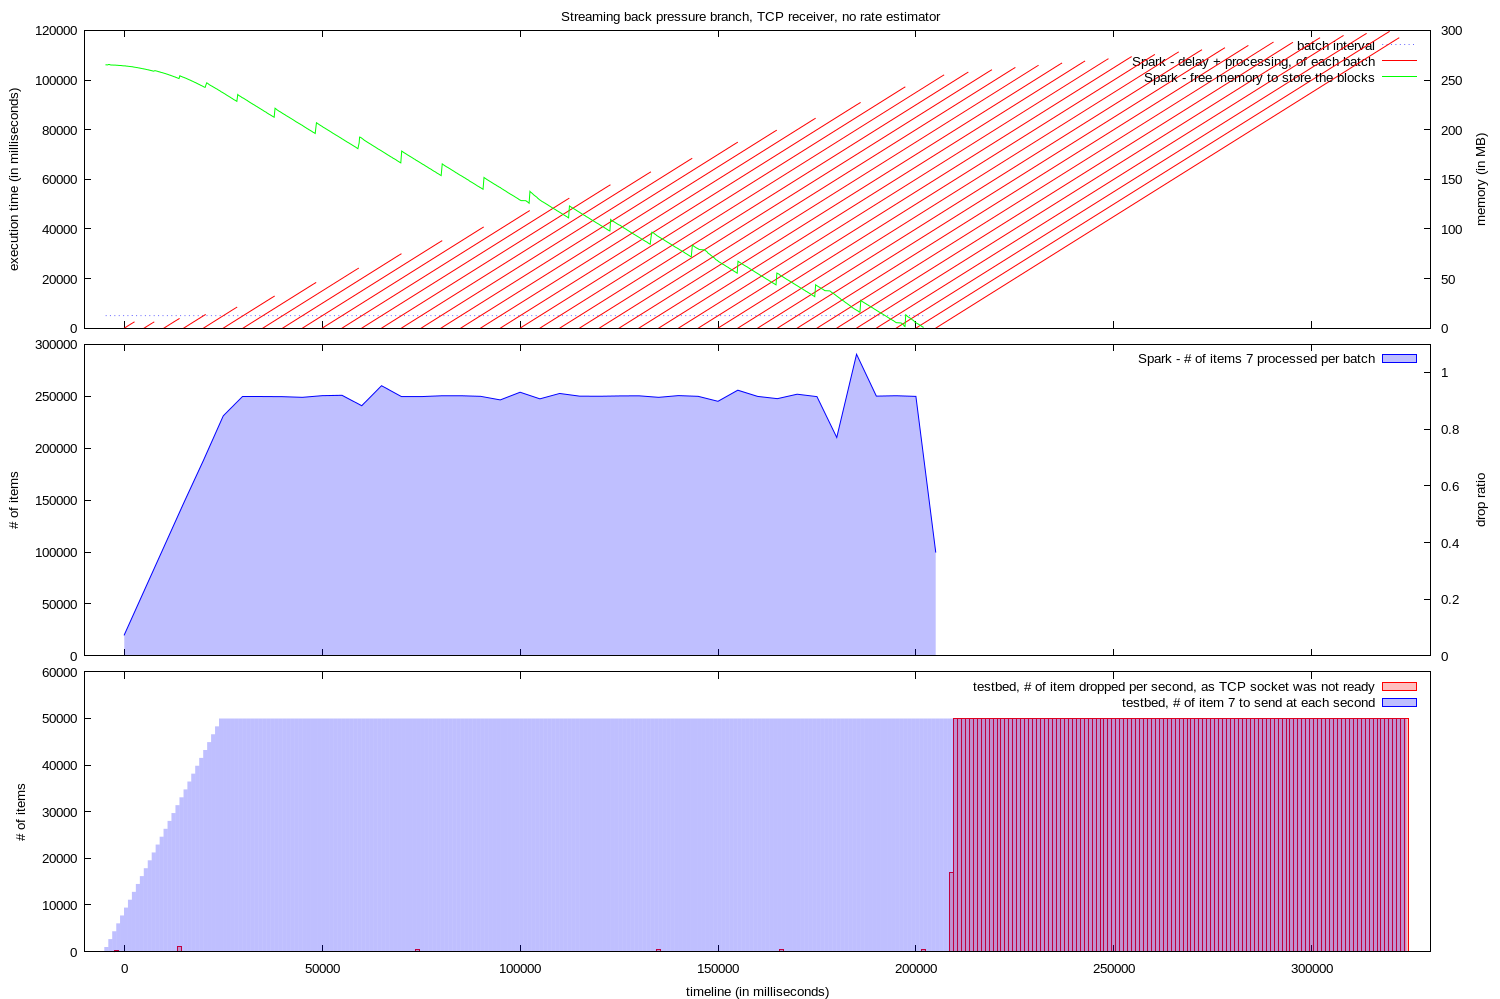

gnuplot code for this plot:

set y2range [0:]
set y2tics
set yrange [0:]
set lmargin 12
set rmargin 10
set datafile missing "?"
set style fill transparent solid 0.25

set style arrow 1 nohead ls 1
set ytics nomirror

set terminal pngcairo dashed enhanced font "arial,10" fontscale 1.0 size 1500,999

set output "graph.png"

set multiplot layout 3, 1 title "Streaming back pressure branch, TCP receiver, no rate estimator"

set xrange [ -10048 : 329990 ]
set xtics format " "
set bmargin 1
set ylabel "execution time (in milliseconds)"
set y2label "memory (in MB)"

plot "memory.log" using 1:(5000) with line lt 0 lc 3 title "batch interval", \
  "execution.log" using 2:(0):($1-$2):($1-$2) with vector title "Spark - delay + processing, of each batch" arrowstyle 1, \
  "memory.log" using 1:($2/1024) axes x1y2 with lines title "Spark - free memory to store the blocks" lt 1 lc 2
 


set tmargin 0
set ylabel "# of items"
set y2label "drop ratio"
set y2range [ 0 : 1.1 ]


plot "execution_0.log" using 2:($3) with filledcurve x1 title "Spark - # of items 7 processed per batch" lt 1 lc 3


set xlabel "timeline (in milliseconds)"


set xtics format "%.0f"
set bmargin 3
set ylabel "# of items"
unset y2label
unset y2tics
unset y2range


set yrange [ 0 : 60000 ]
set y2range [ 0 : 60000 ]

set boxwidth 1000

plot "droppedValuesPerSecond.log" using 1:2 with boxes title "testbed, # of item dropped per second, as TCP socket was not ready" lt 1 lc 1, \
"tick.log" using 1:($2) with fillsteps title "testbed, # of item 7 to send at each second" lt 1 lc 3
unset multiplot
